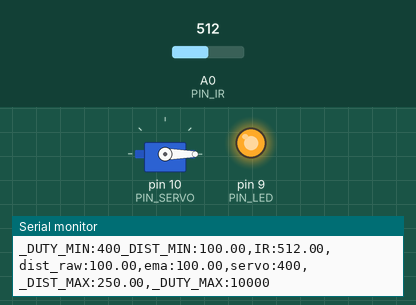
This sketch was run on a simulated Arduino Uno, built with avr-gcc and run on an emulated ATmega328P. On the bench: servo, output pins drawn as LEDs (lit = HIGH), the last lines printed to the serial monitor. The inputs (shaded band) are chosen by the test bench; at power-on: A0 (PIN_IR) = 512.

Above: at 1.2 s.
1.3 s: A0 (PIN_IR) set to 499
2.8 s: A0 (PIN_IR) set to 482
At 4.8 s:
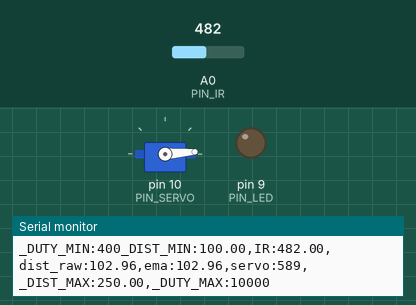
5.3 s: A0 (PIN_IR) set to 390
At 6.4 s:
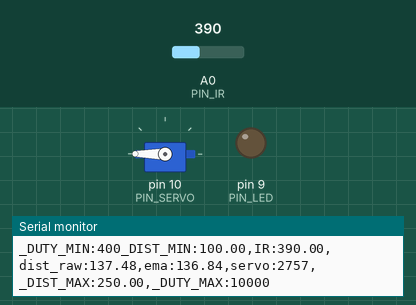
7.4 s: A0 (PIN_IR) set to 410
At 9.2 s:
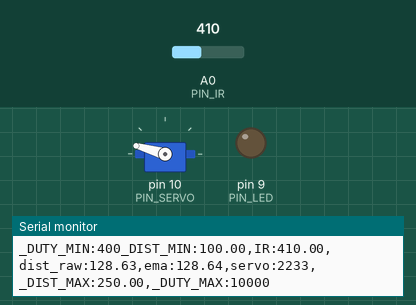
10.1 s: A0 (PIN_IR) set to 511
At 11.3 s:
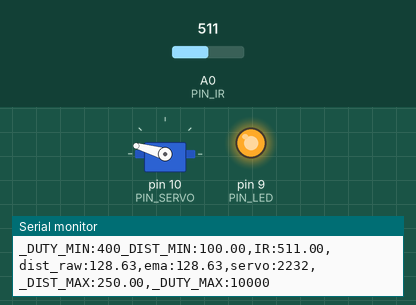
11.6 s: A0 (PIN_IR) set to 306
At 12.7 s:
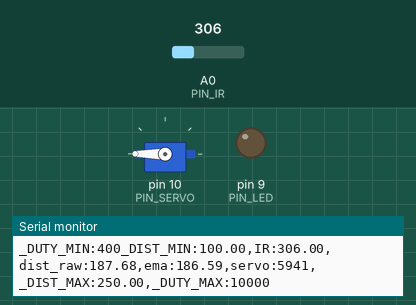
Timing chart, 0 to 14.1 s (numbered marks = the images above; inputs shaded):
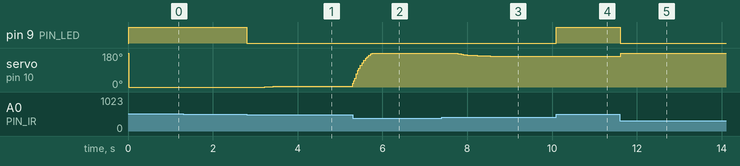

Measured:
- the behaviour switches between 493 and 492 on A0 (PIN_IR) (found by bisection; images 0 and 1)
- after the input at 2.8 s, pin 9 (PIN_LED): HIGH → LOW at once; servo on pin 10 (PIN_SERVO): 0° → 1° after 0.42 s, → 2° 0.08 s later, → 3° 0.12 s later, → 4° 0.22 s later
- after the input at 5.3 s, servo on pin 10 (PIN_SERVO): moves from 4° to 180° over 0.46 s, starting at once
- after the input at 7.4 s, servo on pin 10 (PIN_SERVO): moves from 180° to 164° over 0.80 s, starting after 0.34 s
- after the input at 10.1 s, pin 9 (PIN_LED): LOW → HIGH at once
- after the input at 11.6 s, pin 9 (PIN_LED): HIGH → LOW at once; servo on pin 10 (PIN_SERVO): 164° → 180° at once

The sketch:

17P08.ino
```cpp
#include <Servo.h>

// Arduino pin assignment

#define PIN_IR    0         // IR sensor at Pin A0
#define PIN_LED   9
#define PIN_SERVO 10

#define _DUTY_MIN 400  // servo full clock-wise position (0 degree)
#define _DUTY_NEU 3000//1500  // servo neutral position (90 degree)
#define _DUTY_MAX 10000//7500  // servo full counter-clockwise position (180 degree)

#define _DIST_MIN  100.0   // minimum distance 100mm
#define _DIST_MAX  250.0   // maximum distance 250mm

#define EMA_ALPHA  0.07     // for EMA Filter

#define LOOP_INTERVAL 20   // Loop Interval (unit: msec)

Servo myservo;
unsigned long last_loop_time;   // unit: msec

float dist_prev = _DIST_MIN;
float dist_ema = _DIST_MIN;

bool event_dist, event_servo, event_serial;

void setup()
{
  pinMode(PIN_LED, OUTPUT);

  myservo.attach(PIN_SERVO);
  myservo.writeMicroseconds(_DUTY_NEU);

  Serial.begin(1000000);    // 1,000,000 bps
}

void loop()
{
  unsigned long time_curr = millis();
  int duty;
  float a_value, dist_raw;

  // wait until next event time
  if (time_curr < (last_loop_time + LOOP_INTERVAL))
    return;
  last_loop_time += LOOP_INTERVAL;

  a_value = analogRead(PIN_IR);
  dist_raw = (6762.0 / (a_value - 9.0) - 4.0) * 10.0;

  if ((dist_raw == 0.0) || (dist_raw < _DIST_MIN)) {
    dist_raw = dist_prev;
    digitalWrite(PIN_LED, 1);
    myservo.writeMicroseconds(_DUTY_MIN);
  } else if (dist_raw > _DUTY_MAX) {
    dist_raw = dist_prev;
    digitalWrite(PIN_LED, 1);
    myservo.writeMicroseconds(_DUTY_MAX);
  } else {
    dist_prev = dist_raw;
    digitalWrite(PIN_LED, 0);
    myservo.writeMicroseconds(duty);
  }

  dist_ema = ((EMA_ALPHA) * dist_raw) + ((1 - EMA_ALPHA) * dist_ema);

  //duty = map(dist_ema, _DIST_MIN, _DIST_MAX, _DUTY_MIN, _DUTY_MAX);
  duty = ((((dist_ema - _DIST_MIN) / (_DIST_MAX - _DIST_MIN)) * (_DUTY_MAX - _DUTY_MIN)) + _DUTY_MIN);

  myservo.writeMicroseconds(duty);

  Serial.print("_DUTY_MIN:");  Serial.print(_DUTY_MIN);
  Serial.print("_DIST_MIN:");  Serial.print(_DIST_MIN);
  Serial.print(",IR:");        Serial.print(a_value);
  Serial.print(",dist_raw:");  Serial.print(dist_raw);
  Serial.print(",ema:");       Serial.print(dist_ema);
  Serial.print(",servo:");     Serial.print(duty);
  Serial.print(",_DIST_MAX:"); Serial.print(_DIST_MAX);
  Serial.print(",_DUTY_MAX:"); Serial.print(_DUTY_MAX);
  Serial.println("");
}
```
